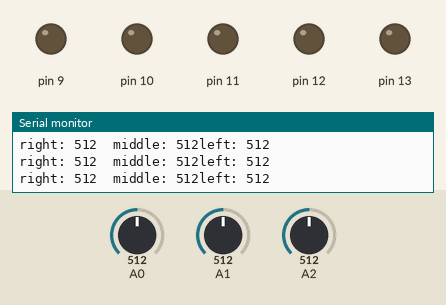
Simulated run of this sketch. Board: Arduino Uno, built with avr-gcc and run on an emulated ATmega328P. On the bench: output pins drawn as LEDs (lit = HIGH), the last lines printed to the serial monitor. Dashed ring = blinking. The inputs (shaded band) are chosen by the test bench; at power-on: A0 = 512, A1 = 512, A2 = 512.

Above: at 1.2 s.
1.3 s: A0 set to 528
At 1.6 s:
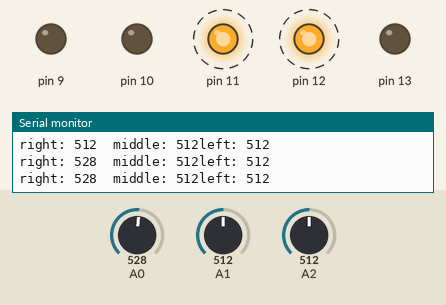
4.3 s: A1 set to 710
At 5.29 s:
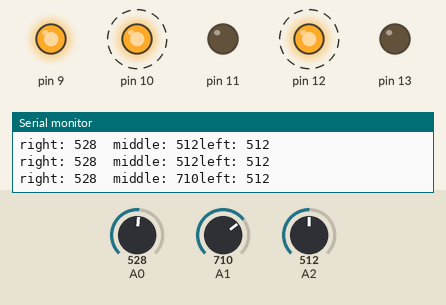
7.3 s: A1 set to 690
At 8.45 s:
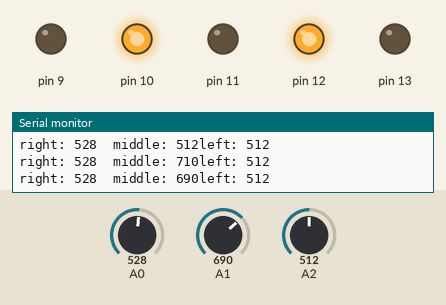
10.3 s: A2 set to 710
At 10.48 s:
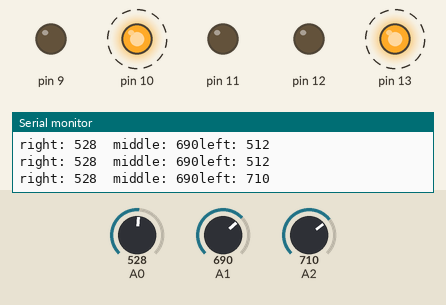
13.3 s: A2 set to 690
At 14.4 s:
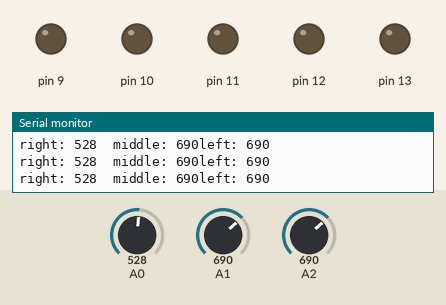
16.3 s: A2 set to 716
At 16.59 s:
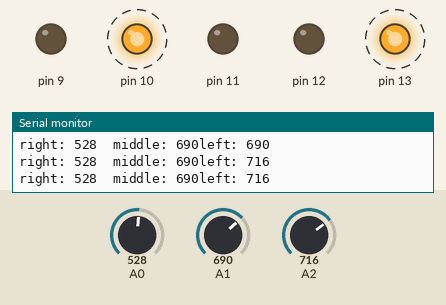
Timing chart, 0 to 20.3 s (numbered marks = the images above; inputs shaded):
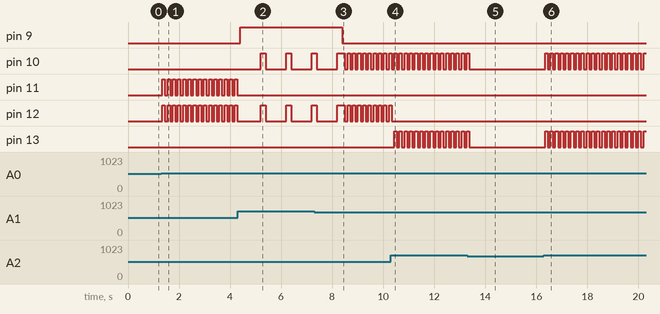

The sketch:

fire_fighting_robot.ino
```cpp
int rig,lef,mid;
void setup() {
  // put your setup code here, to run once:
  pinMode(9,OUTPUT);
  pinMode(10,OUTPUT);
  pinMode(11,OUTPUT);
  pinMode(12,OUTPUT);
  pinMode(13,OUTPUT);
  pinMode(A0,INPUT);
  pinMode(A1,INPUT);
  pinMode(A2,INPUT);
  Serial.begin(9600);
}
void stop(int n){
for(int i=0;i<n;i++){
  digitalWrite(10,LOW);
  digitalWrite(11,LOW);
  digitalWrite(12,LOW);
  digitalWrite(13,LOW);
  delay(1);
}
}
void left(){
  digitalWrite(10,HIGH);
  digitalWrite(11,LOW);
  digitalWrite(12,LOW);
  digitalWrite(13,HIGH);
}
void right(){
  digitalWrite(10,LOW);
  digitalWrite(11,HIGH);
  digitalWrite(12,HIGH);
  digitalWrite(13,LOW);
}
void forward(){
  digitalWrite(10,HIGH);
  digitalWrite(11,LOW);
  digitalWrite(12,HIGH);
  digitalWrite(13,LOW);
}
void backward(){
  digitalWrite(10,LOW);
  digitalWrite(11,HIGH);
  digitalWrite(12,LOW);
  digitalWrite(13,HIGH);
}
void stopFire(){
  int val = analogRead(A1);
  digitalWrite(9,HIGH);
  while(val>700){
    val = analogRead(A1);
    delay(800);
    forward();
    delay(200);
    stop(2);
}
  digitalWrite(9,LOW);
}
void loop(){
// right sensor A0,middle sensor - A1, left sensor-A2
rig = analogRead(A0);
mid = analogRead(A1);
lef = analogRead(A2);

Serial.println("right: "+String(rig)+"  middle: "+String(mid)+"left: "+String(lef));

if((lef < 200)&&(rig < 200)&&(mid<200)){
 stop(3);
 digitalWrite(9,LOW);
 delay(2);
}
else
{
  if((lef> mid)&&(lef>rig)){
    left();
    delay(100);
    stop(100);
}
else if((rig > mid)&&(rig > lef)){
  right();
  delay(100);
  stop(100);
}
else if((mid > lef)&&(mid > rig)&&(mid<700)){
  forward();
  delay(100);
  stop(100);
}
else if((mid > lef)&&(mid > rig)&&(mid > 700)){
  stop(1);
  stopFire();
}
}
}
```

Measured:
- the behaviour switches between 512 and 513 on A0 (found by bisection; images 0 and 1)
- after the input at 1.3 s, pin 11, pin 12: alternates HIGH for 0.10 s and LOW for 0.10 s, starting after 0.05 s
- after the input at 4.3 s, pin 9: LOW → HIGH after 0.09 s; pin 10, pin 12: alternates HIGH for 0.20 s and LOW for 0.80 s, starting after 0.89 s; pin 11: stops changing and stays LOW
- after the input at 7.3 s, pin 9: HIGH → LOW after 1.1 s
- after the input at 10.3 s, pin 12: goes on until 10.3 s, then stays LOW; pin 13: alternates HIGH for 0.10 s and LOW for 0.10 s, starting after 0.13 s
- after the input at 13.3 s, pin 10, pin 13: goes on until 13.4 s, then stays LOW
- after the input at 16.3 s, pin 10, pin 13: alternates HIGH for 0.10 s and LOW for 0.10 s, starting after 0.05 s
